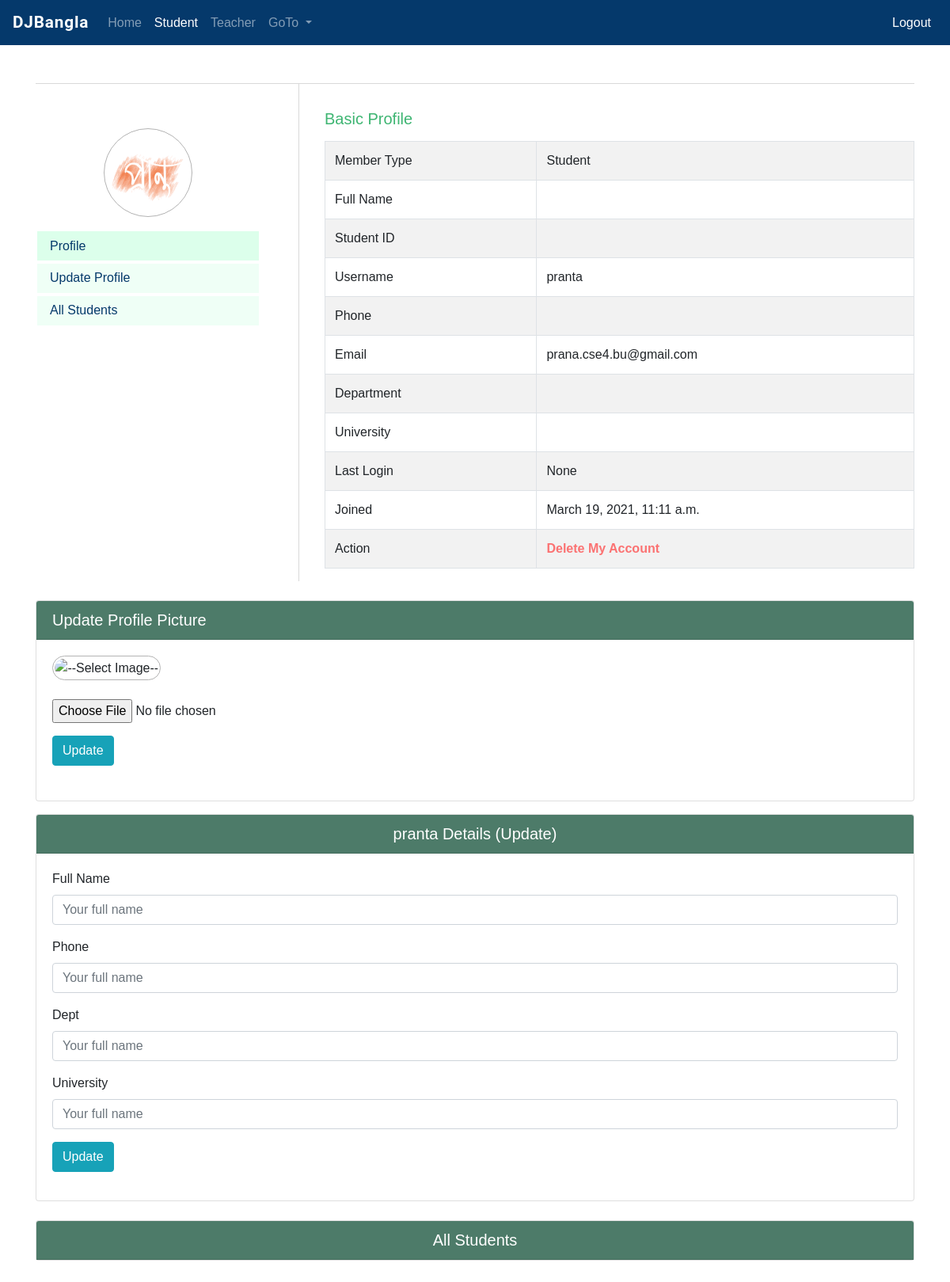
The page /multiauth/student/ (signed in) on the database as committed earlier.
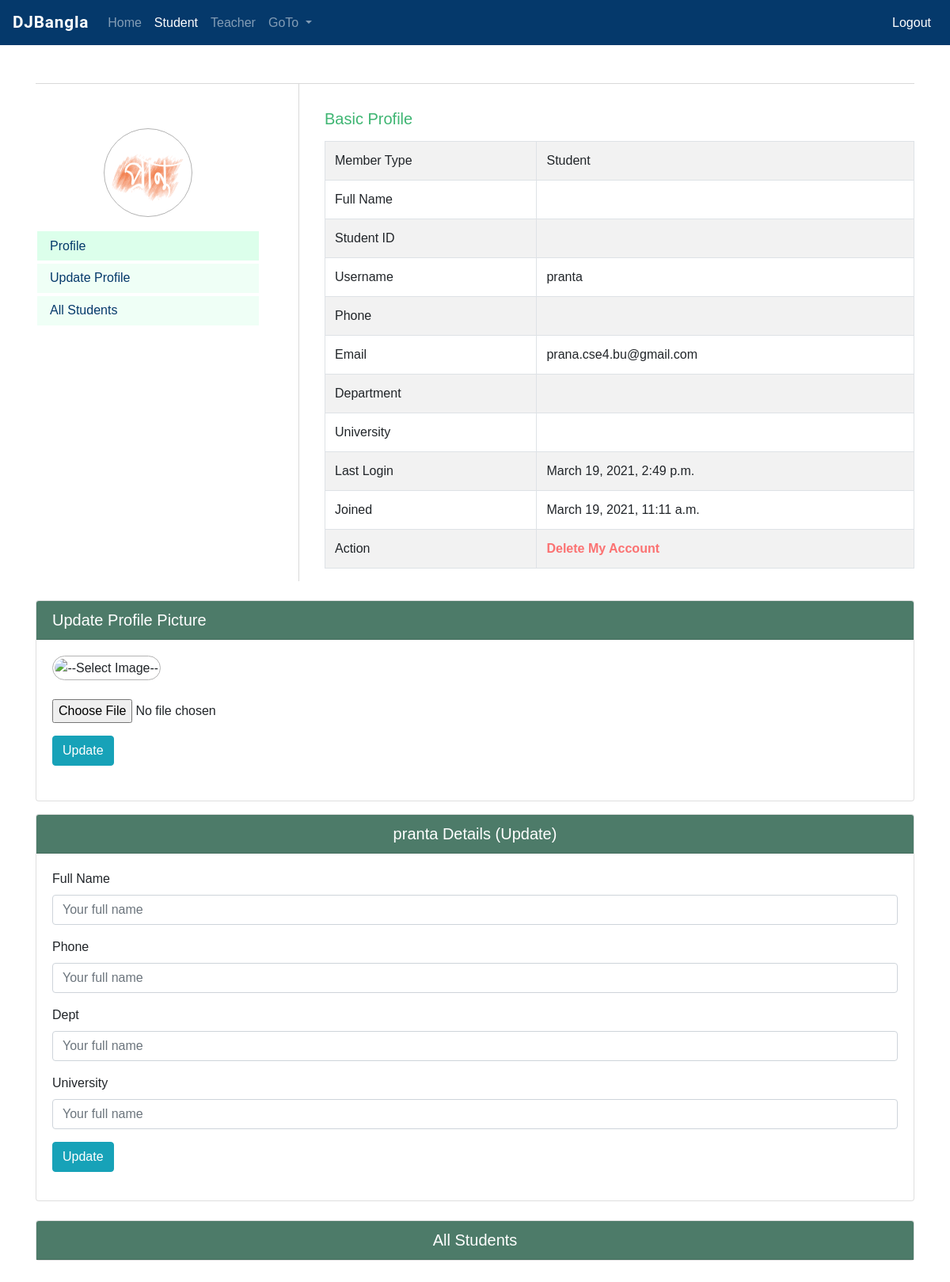
The same page on the database as committed later.
### multiauth/models.py (models this page shows)
class User(AbstractUser):
    is_student = models.BooleanField(default=False)
    is_teacher = models.BooleanField(default=False)

### multiauth/decorators.py (the view)
    def wrapper(request, *args, **kwargs):
        user = request.user
        if True == user.is_superuser:
            return function(request, *args, **kwargs)
        elif True != user.is_student:
            return redirect('no_access')
        else:
            return function(request, *args, **kwargs)

### multiauth/views.py (called while the page is built)
@login_required(login_url='multiauth_login')
@student_required
def multiauth_student(request):
    user = request.user
    allstudents = User.objects.filter(is_student=True)
    profilepictures = UserProfileImage.objects.all()
    profile = UserProfileImage.objects.filter(user=user)
    diction = {'user':user, 'allstudents':allstudents, 'profilepictures':profilepictures}
    if profile:
        profile = UserProfileImage.objects.get(user=user)
        diction = {'user':user, 'profile':profile, 'allstudents':allstudents, 'profilepictures':profilepictures}
    return render(request, 'multiauth/student.html', context=diction)

### templates/multiauth/student.html (shortened to what the changed rows need)
{% extends 'multiauth/base.html' %}
{% load static %}
{% block body %}
<div class="container">
    <div class="profilepage">
        <div class="profileside">
            <div class="profiledetails">
                <table class="table table-striped table-bordered">
                    <tr>
                        <td>Username</td>
                        <td>{{user.username}}</td>
                    </tr>
                    <tr>
                        <td>Email</td>
                        <td>{{user.email}}</td>
                    </tr>
                    <tr>
                        <td>Last Login </td>
                        <td>{{user.last_login}}</td>
                    </tr>
                    <tr>
                        <td>Joined</td>
                        <td>{{user.date_joined}}</td>
                    </tr>
                </table>
            </div>
        </div>
    </div>
</div>
<br>
<div class="container">
    <div class="id_my_details">
        <div class="card">
            <div class="card-header mycardheader">
                <h5 class="text-center">{{ user.username }} Details (Update)</h5>
            </div>
        </div>
    </div>
</div>
    <br><br>
{% endblock body %}

Rows that differ between the two databases and show on the page:
changed User "pranta": last_login "None" → "March 19, 2021, 2:49 p.m."
